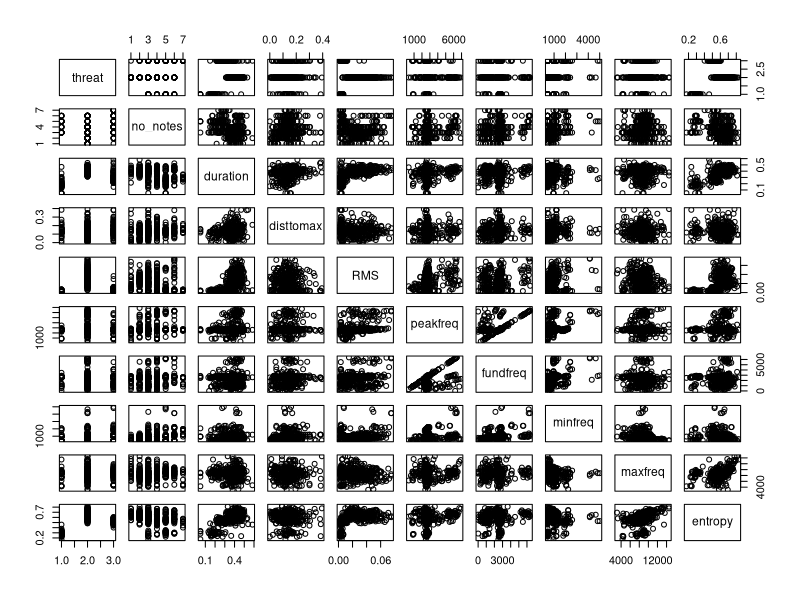
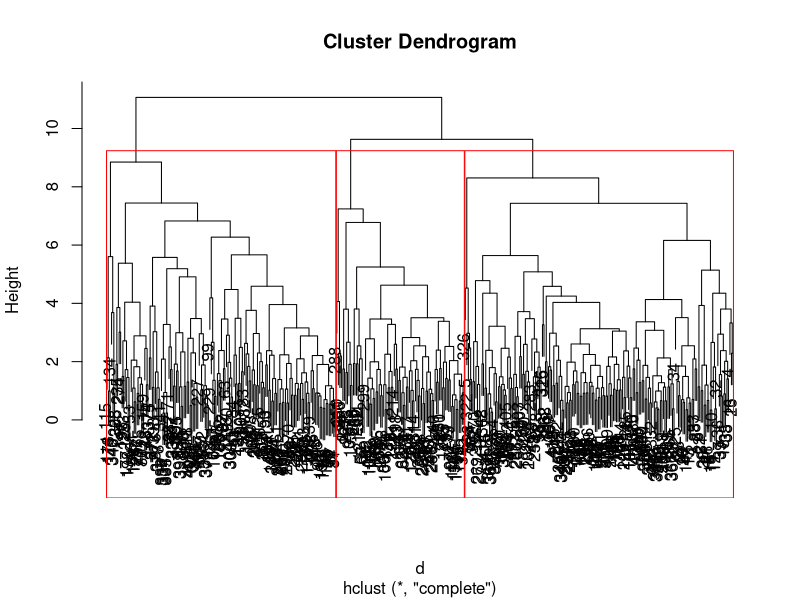
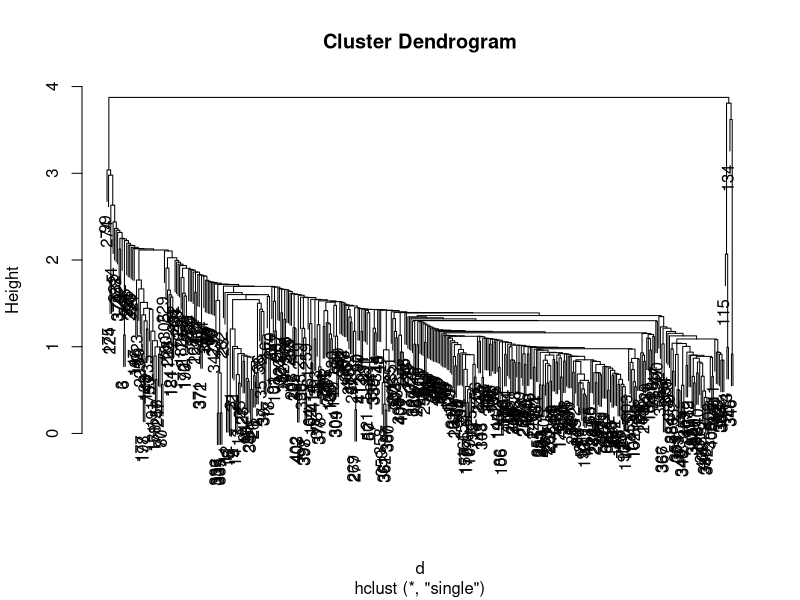
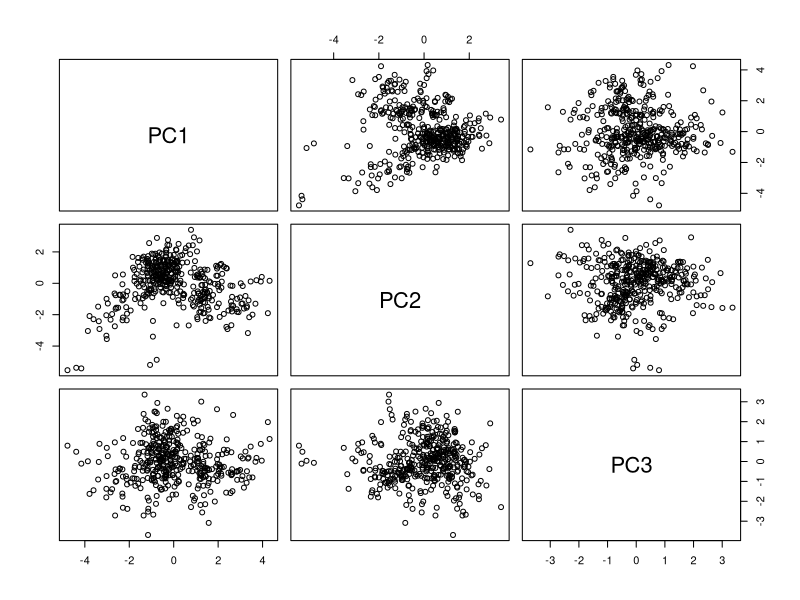
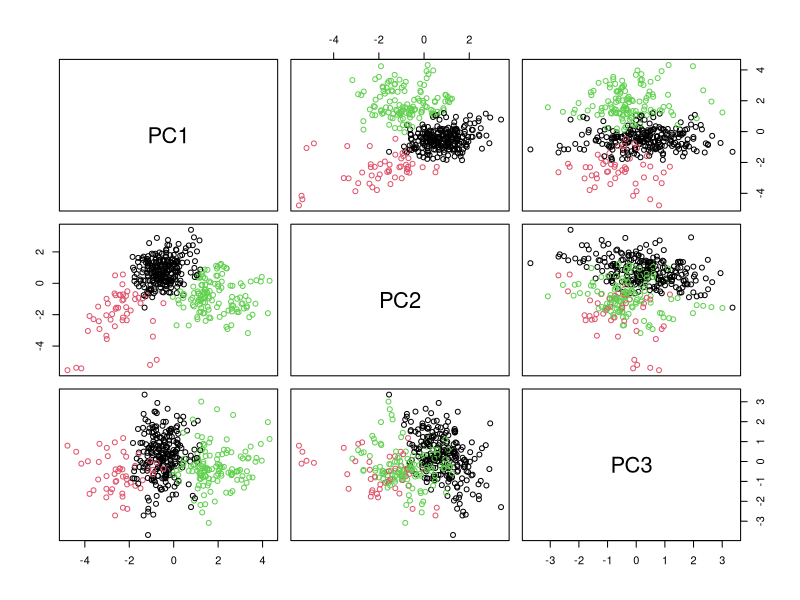

Write the R code that produced these figures, in order. (Note: this script raises an error after producing the figures.)
## ---- chunk 1
knitr::opts_chunk$set(echo = TRUE)
## ---- chunk 2
dat=read.csv("TUTI_post2_1210.csv",header=T)
head(dat)
plot(dat)
## ---- chunk 3
sdat=scale(dat[,2:10])
#dat[,1] is the dependent variable, that is categorical with 3 threat levels: 10m from human (lowest level of threat, 5m from human-intermediate level of threat, 1m from human-highest level of threat)
## ---- chunk 4
print(levels(dat[,1]))
dat[,1]=factor(dat[,1],levels(dat[,1])[c(1,3,2)])
print(levels(dat[,1])) 
## ---- chunk 5
d = dist(sdat, method = "euclidean") # distance matrix
## ---- chunk 6
fit_comp = hclust(d, method="complete")
hc_comp_labels= cutree(fit_comp, k=3)
plot(fit_comp) # display dendogram
rect.hclust(fit_comp, k=3, border="red")
## ---- chunk 7
fit_sing = hclust(d, method="single")
hc_sing_labels= cutree(fit_sing, k=3)
plot(fit_sing)
## ---- chunk 8
pcs=prcomp(sdat,scale=F)
pcs1to3=data.frame(pcs$x[,1:3])#extract PC1 to PC3
plot(pcs1to3)
## ---- chunk 9
fit_km_pc=kmeans(pcs1to3,3)
km_pc_labels=fit_km_pc$cluster
plot(pcs1to3,col=fit_km_pc$cluster)
## ---- chunk 10
fit_km_r=kmeans(sdat,3)
km_r_labels=fit_km_r$cluster
plot(dat,col=fit_km_r$cluster)
## ---- chunk 11
table(hc_comp_labels,dat[,1])#confusion matrix of hierarchical clustering with complete linkage
table(hc_sing_labels,dat[,1])#confusion matrix of hierarchical clustering with complete linkage
table(km_pc_labels,dat[,1])#confusion matrix of K-means with PC 
table(km_r_labels,dat[,1])#confusion matrix of K-means analysis on raw data
## ---- chunk 12
#violin plot
library("ggplot2")
#duration: violin plot overlaid with boxplot
ggplot(dat,aes(x=dat$threat,y=dat[,3],fill=dat$threat))+
  geom_violin(trim=F)+
  geom_boxplot(width=0.1,fill="white")+
  theme_classic()+
  scale_fill_brewer(palette="Reds")+
  labs(title="    Plot of duration  by threat level",x="Threat level (Distance bw a bird and a human) ", y = "Peak amplitude")+
  theme(legend.position="none")

#RMS: violin plot overlaid with boxplot
ggplot(dat,aes(x=dat$threat,y=dat[,5],fill=dat$threat))+
  geom_violin(trim=F)+
  geom_boxplot(width=0.03,fill="white")+
  theme_classic()+
  scale_fill_brewer(palette="Reds")+
  labs(title="    Plot of RMS  by threat level",x="Threat level (Distance bw a bird and a human) ", y = "RMS")+
  theme(legend.position="none")

